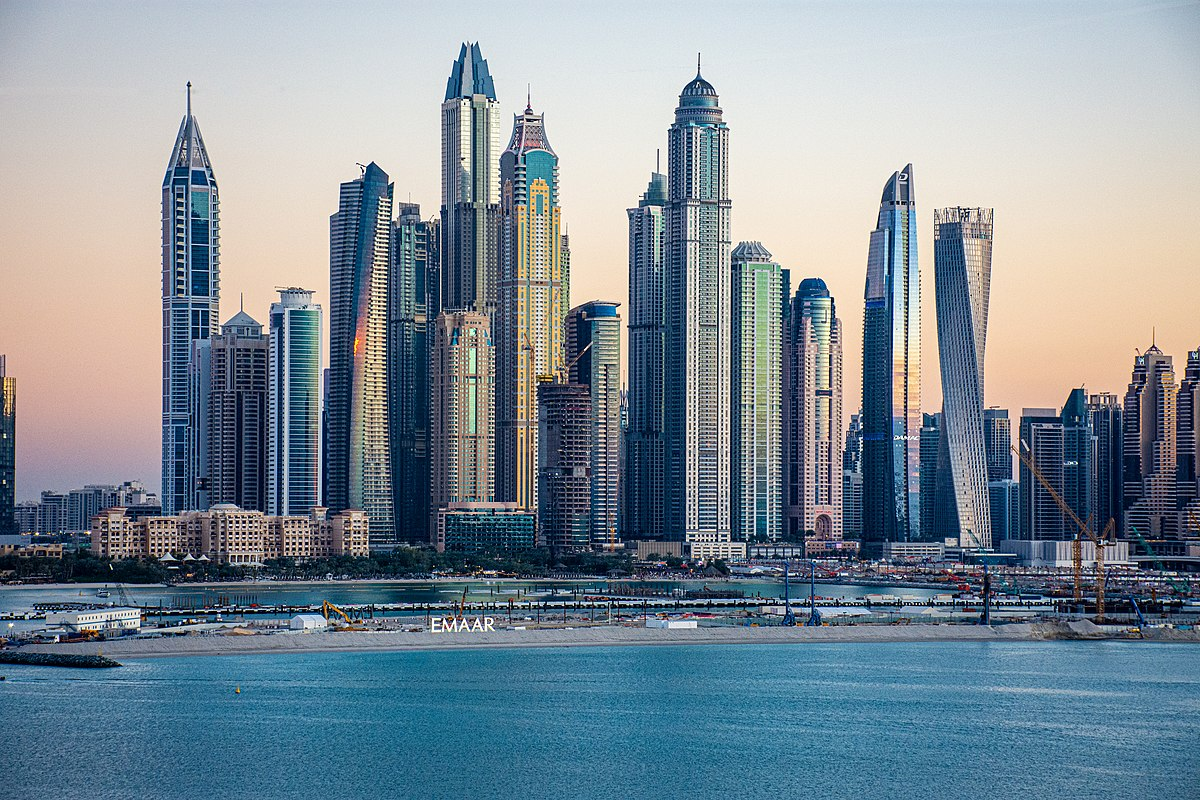
#> input picture Computer-Vision-and-its-Applications/EXP 2/sample1.jpg, 1200 x 800 px, found by its file name
$ jupyter execute --allow-errors 'EXP 3 - Face Recognition.ipynb'
#> lines starting #> are read from the running program, lines starting #| are printed output that depends on the picture; after the words box and inside, x2 and y2 are one past the last pixel; in counts of white or black regions, pixels touching at a corner belong together
[cell 1]
#importing libraries
import numpy as np
import os
import cv2
from sklearn.model_selection import train_test_split
import tensorflow as tf
from tensorflow.keras.models import Sequential
from tensorflow.keras.layers import Conv2D, MaxPooling2D, Flatten, Dense

[cell 2]
image_height = 100
image_width = 100

dataset_path = os.path.join(os.getcwd(), "Dataset", "Faces")

[cell 3]
# Function to load and preprocess images
def load_images_from_folder(folder):
    images = []
    labels = []
    for filename in os.listdir(folder):
        filepath = os.path.join(folder, filename)
        if os.path.isfile(filepath):  # Ensure it's a file
            try:
                label = filename.split('_')[0]  # Extract NAME as label
                img = cv2.imread(filepath)
                if img is not None:
                    img = cv2.resize(img, (image_width, image_height))  # Resize images
                    images.append(img)
                    labels.append(label)
            except Exception as e:
                print(f"Skipping file: {filename} due to error: {e}")  # Skip if any error occurs

    return np.array(images), np.array(labels)

#> (a cell that did not finish here is left out)

[cell 5]
# Convert labels (names) into numerical values using LabelEncoder
from sklearn.preprocessing import LabelEncoder
label_encoder = LabelEncoder()
#> (the rest of this cell did not finish here and is left out)

#> (a cell that did not finish here is left out)

#> (a cell that did not finish here is left out)

#> (a cell that did not finish here is left out)

#> (a cell that did not finish here is left out)

[cell 10]
import cv2
import matplotlib.pyplot as plt

# Load pre-trained face detection model from OpenCV
face_cascade = cv2.CascadeClassifier(cv2.data.haarcascades + 'haarcascade_frontalface_default.xml')

# Load your image
image_path = 'sample1.jpg'  # Replace with the path to your image
image = cv2.imread(image_path)
#> image is the input picture: shape (800, 1200, 3); mean B, G, R 151, 140.8, 126.4

# Convert the image to grayscale (required for face detection)
gray_image = cv2.cvtColor(image, cv2.COLOR_BGR2GRAY)
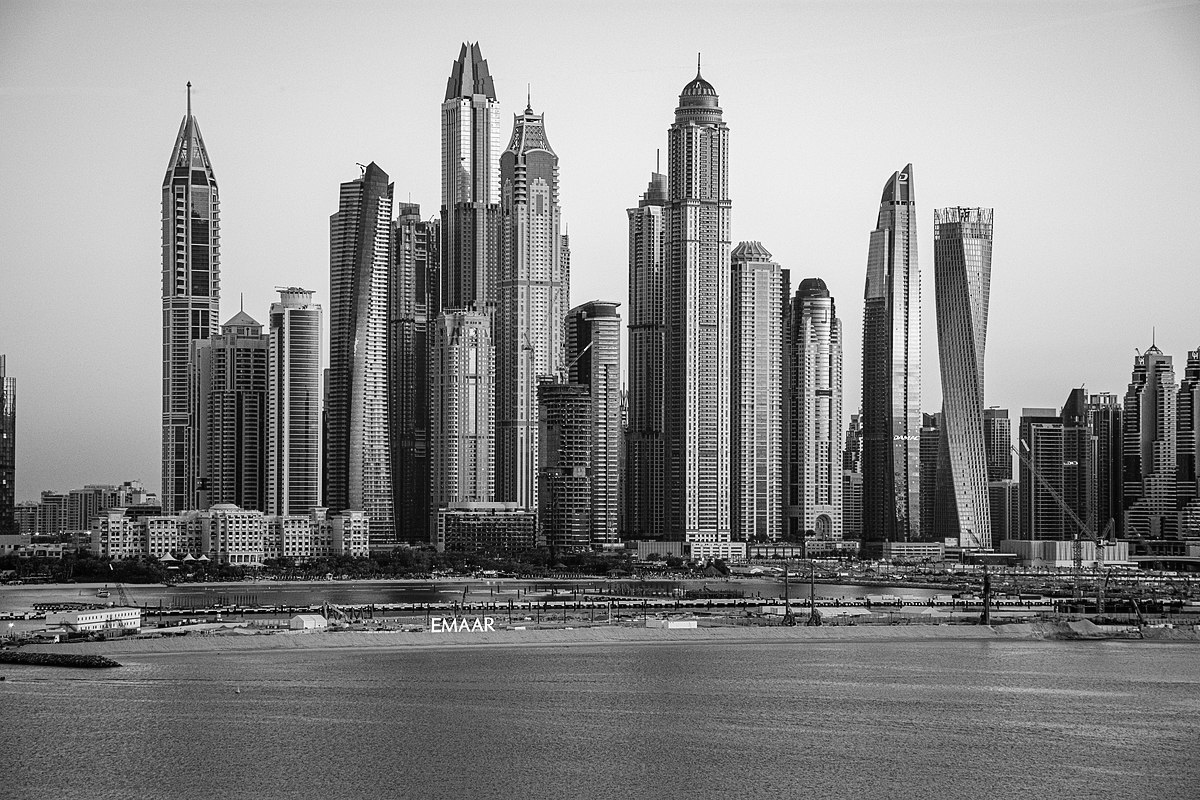
#> gray_image: shape (800, 1200); min 0, max 255, mean 137.6

# Detect faces in the image
faces = face_cascade.detectMultiScale(gray_image, scaleFactor=1.1, minNeighbors=5, minSize=(30, 30))
#> faces = ()

# Draw rectangle(s) around detected faces
for (x, y, w, h) in faces:
    # Draw a rectangle around the face
    cv2.rectangle(image, (x, y), (x + w, y + h), (0, 255, 0), 2)
#> this loop made 0 passes

# Convert images to RGB for displaying in matplotlib (OpenCV uses BGR by default)
image_rgb = cv2.cvtColor(image, cv2.COLOR_BGR2RGB)
original_image_rgb = cv2.cvtColor(cv2.imread(image_path), cv2.COLOR_BGR2RGB)

# Display the images side by side using subplots
fig, axes = plt.subplots(1, 2, figsize=(12, 6))

# Show the original image
axes[0].imshow(original_image_rgb)
axes[0].set_title("Original Image")
axes[0].axis('off')

# Show the image with the face rectangle
axes[1].imshow(image_rgb)
axes[1].set_title("Face Recognized")
axes[1].axis('off')

# Display the side-by-side images
plt.tight_layout()
plt.show()
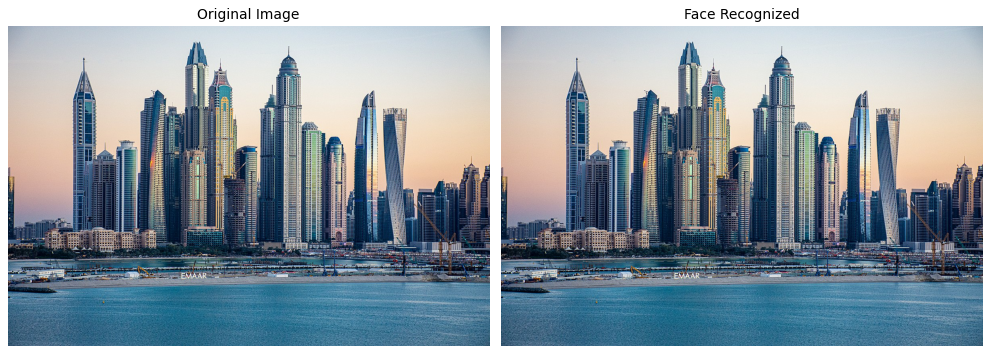
#> figure drawn by matplotlib, 2 panels

[cell 11]
# Load your image
image_path = 'sample2.jpg'  # Replace with the path to your image
image = cv2.imread(image_path)
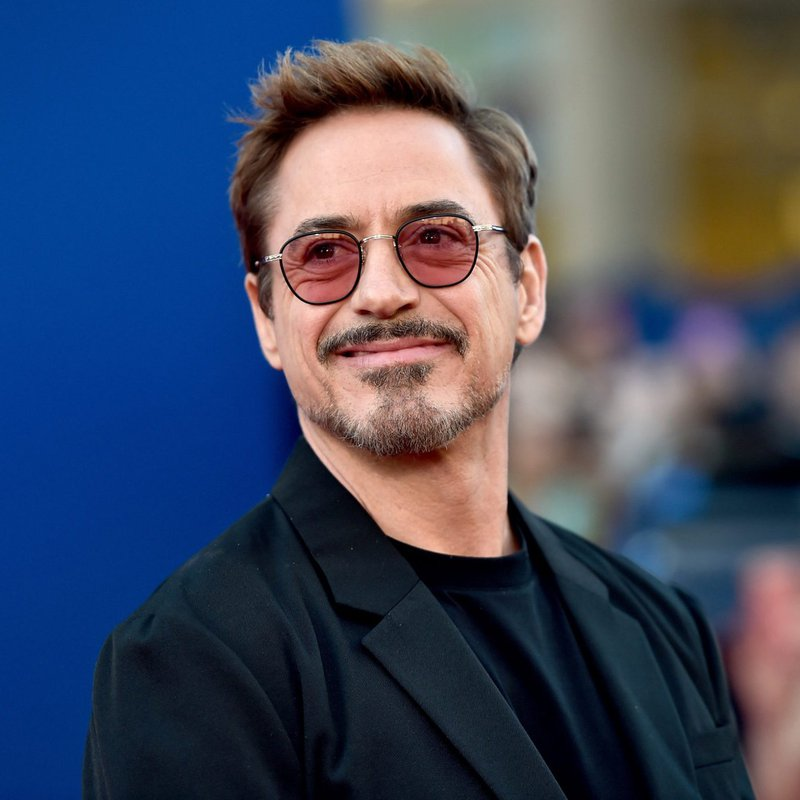
#> input picture Computer-Vision-and-its-Applications/EXP 3/sample2.jpg, 800 x 800 px
#> image is the input picture: shape (800, 800, 3); mean B, G, R 96.5, 75, 66.1

# Convert the image to grayscale (required for face detection)
gray_image = cv2.cvtColor(image, cv2.COLOR_BGR2GRAY)
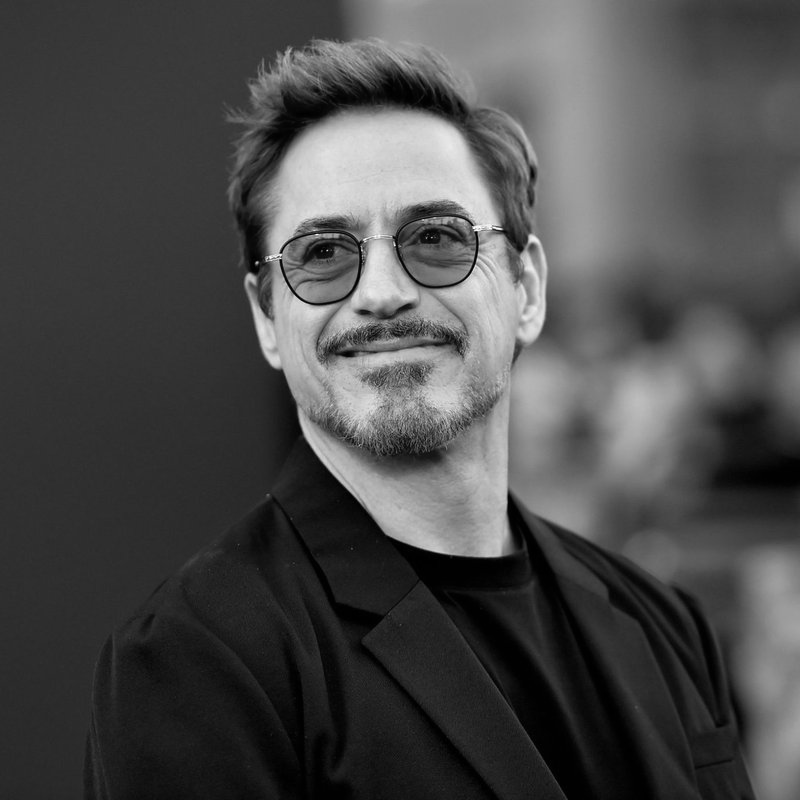
#> gray_image: shape (800, 800); min 0, max 254, mean 74.8

# Detect faces in the image
faces = face_cascade.detectMultiScale(gray_image, scaleFactor=1.1, minNeighbors=5, minSize=(30, 30))
#> faces = [[201, 107, 367, 367]]

# Draw rectangle(s) around detected faces
for (x, y, w, h) in faces:
    # Draw a rectangle around the face
    cv2.rectangle(image, (x, y), (x + w, y + h), (0, 255, 0), 2)
#> this loop made 1 pass
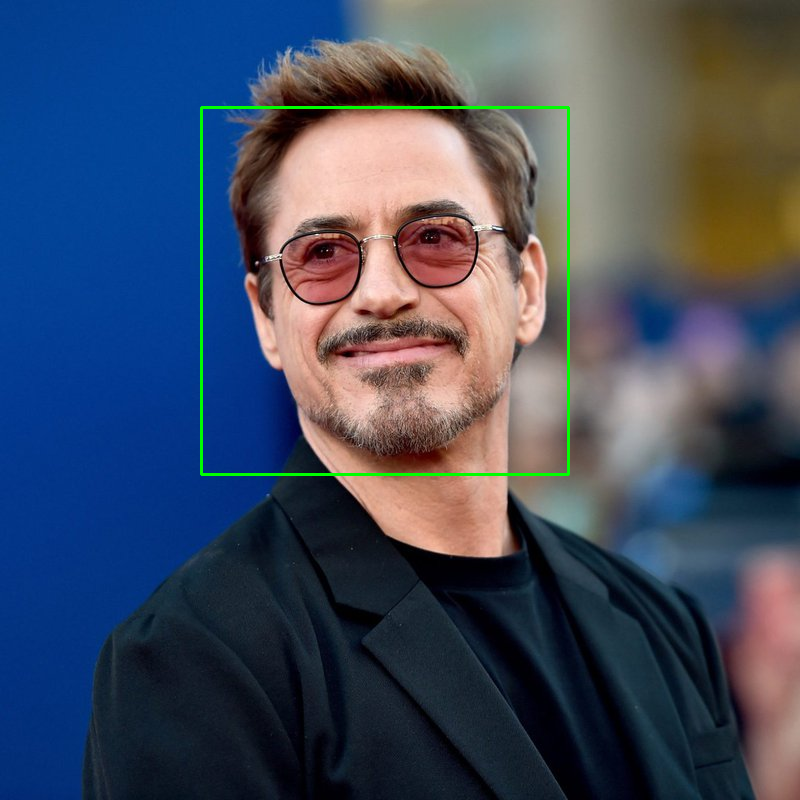
#> image: shape (800, 800, 3); 0.69% of pixels changed, all inside (x1, y1, x2, y2) = (200, 106, 570, 476)

# Convert images to RGB for displaying in matplotlib (OpenCV uses BGR by default)
image_rgb = cv2.cvtColor(image, cv2.COLOR_BGR2RGB)
#> image_rgb: shape (800, 800, 3)
original_image_rgb = cv2.cvtColor(cv2.imread(image_path), cv2.COLOR_BGR2RGB)

# Display the images side by side using subplots
fig, axes = plt.subplots(1, 2, figsize=(12, 6))

# Show the original image
axes[0].imshow(original_image_rgb)
axes[0].set_title("Original Image")
axes[0].axis('off')

# Show the image with the face rectangle
axes[1].imshow(image_rgb)
axes[1].set_title("Face Recognized")
axes[1].axis('off')

# Display the side-by-side images
plt.tight_layout()
plt.show()
